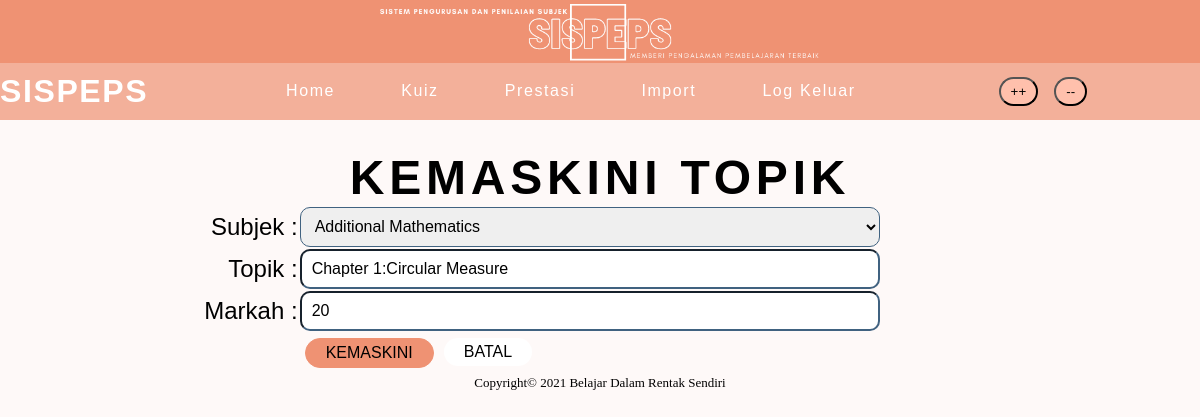
The app's page /edit_topik.php?idtopik=32 (signed in) with its own data.
### tables this page shows
CREATE TABLE `subjek` (
  `idsubjek` int(11) NOT NULL,
  `subjek` varchar(30) NOT NULL
);

CREATE TABLE `topik` (
  `idtopik` int(11) NOT NULL,
  `topik` varchar(30) NOT NULL,
  `markah` int(11) NOT NULL,
  `idsubjek` int(11) NOT NULL,
  `idpengguna` varchar(12) NOT NULL
);

### src/edit_topik.php (the view, shortened to what this page needs)
<?php
include 'header.php';
?>
<?php
$topik_pilihan=$_GET['idtopik'];
$pilihTopik=mysqli_query($hubung,"SELECT * FROM topik WHERE idtopik=$topik_pilihan");
while ($dataTopik=mysqli_fetch_array($pilihTopik)){
    $pilihSubjek=mysqli_query($hubung,"SELECT * FROM subjek WHERE idsubjek=$dataTopik[idsubjek]");
    $dataSubjek=mysqli_fetch_array($pilihSubjek);
    $idSubjekAsal=$dataTopik['idsubjek'];
    $editTopik=$dataTopik['topik'];
    $editMarkah=$dataTopik['markah'];
}
?>
<html>
    <head><?php include 'menu.php'; ?></head>
    <body>
        <h2 class="title" style="text-align: center;">KEMASKINI TOPIK</h2>
        <main>
                <form method="POST" action="edit_topik.php">
                    <table class="quiz">
                        <tr>
                            <td><label>Subjek :</label></td>
                            <td><select id="idsubjek" name="idsubjek">
                                <option selected value="<?= $idSubjekAsal;?>"><?= $dataSubjek['subjek']; ?></option>
                            </select></td>
                        </tr>
                        <tr>
                            <td><label>Topik :</label></td>
                            <td><input id="nama" type="text" name="paparan_topik"size="60%" value="<?= $editTopik; ?>" /></td>
                        </tr>
                        <tr>
                            <td><label>Markah :</label></td>
                            <td><input id="markah" type="text" name="markah" size="5%" value="<?=$editMarkah; ?>" /></td>
                        </tr>
                        <tr>
                            <td></td>
                            <td class="action">
                                <input class="btn main" type="submit" name="update" value="KEMASKINI" />
                                <input class="btn sub" type="button" value="BATAL" onclick="history.back()" />
                             </td>
                        </tr>
                    </table>
                </form>
        </main>
        <?php include 'footer.php'; ?>
    </body>
</html>

### src/style2.css (style rules this page uses)
* { padding: 0; margin: 0; }
body { background-color: #fef9f8; }
.title { font-size:48px; font-family: 'HelveticaNeue Light', Arial, sans-serif; font-weight: 700; letter-spacing: 0.1em; color: black; margin: 30px 0px 0px 0px; }
.btn { display: block; padding: 10px 45px; background-color: #ef9273; box-sizing: border-box; border-radius: 6px; color: black; text-decoration: none; font-size: 25px; float: right; margin: 0px 10px 0px 10px; transition: background-color .5s, border .5s; font-family: 'HelveticaNeue Light', Arial, sans-serif; }
.action .btn.main { display: block; padding: 5px 20px; background-color: #ef9273; box-sizing: border-box; border-radius: 60px; color: black; text-decoration: none; font-size: 16px; float: left; margin: 5px; border: 1px solid #ef9273; }
.action .btn.sub { display: block; padding: 5px 20px; background-color: white; box-sizing: border-box; border-radius: 60px; color: black; text-decoration: none; font-size: 16px; float: left; margin: 5px; border: 0px; }
.quiz { font-size:24px; width:70%; margin:auto; font-family: Helvetica, Arial, sans-serif; }
.quiz td { text-align: right; }
#bil, #ruangjawapan, .quiz input[type="file"], .quiz textarea, #nama, #namaSubjek, #topik, #jenis, #markah, #idsubjek, #markah { display: block; height: 40px; width: 580px; border-color: #406280; font-size: 16px; padding: 0px 10px 0px 10px; margin: 0px 0px 0px 0px; border-radius: 10px; text-align: left; }

### records on screen
subjek: idsubjek "Additional Mathematics"
topik: paparan_topik "Chapter 1:Circular Measure", markah "20"

### other values on screen
$footer "Belajar Dalam Rentak Sendiri"
